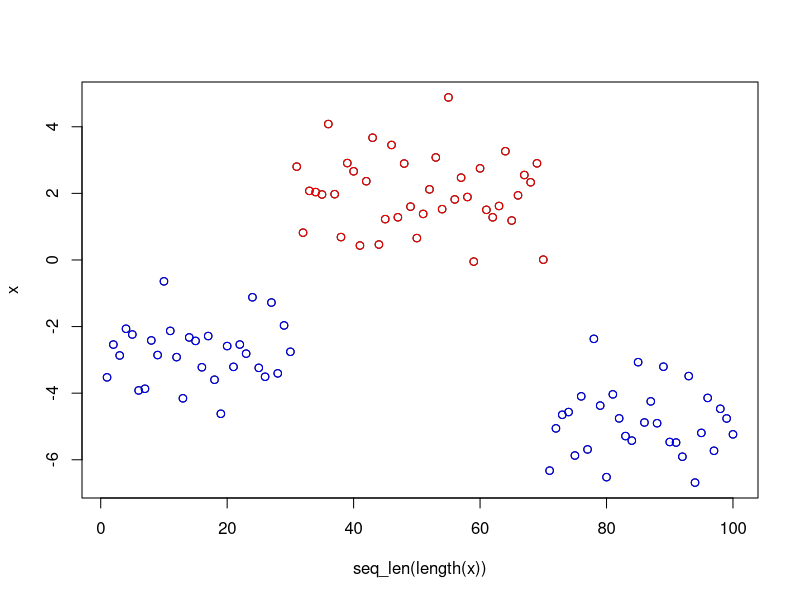

Write the R code that produced this figure.
# split idea - split to minimise some criterion, e.g. total variance for numeric variable
# so lets have X[,j] a numeric variable, and X[i,j] the observations available at any particular
# split within a tree

# then we can propose k distinct splits, sampled at random from e.g. runif( 1, min(X[i,j]), max(X[i,j]) )
# (which is similar to what we already do for completely random splits)
# but select the 'best' split by e.g. a minimal variance criterion. would this work?

x <- c( rnorm(30, - 3), rnorm(40, 2), rnorm(30, -5))
# x <- (10-(((-49:50)/20) ^2) + rnorm(100))

# set k = 5
splits <- runif( 5, min(x), max(x) )
# evaluate all splits - they create subgroups so we can see variance within subgroups
subgroup_variance <- function( x, split ) {
  lower <- x[ x <= split ]
  upper <- x[ x > split ]
  sum(var(lower),var(upper), na.rm = TRUE)
}

variances <- purrr::map_dbl( splits, ~ subgroup_variance(x, .x))

min_split <- splits[which.min(variances)]

plot(seq_len(length(x)), x)
points( seq_len(length(x))[x <= min_split ], x[ x <= min_split ], col = "blue" )
points( seq_len(length(x))[x > min_split ], x[ x > min_split ], col = "red" )

# for categorcals it might make sense to propose e.g. k groupings... and select the
# most balanced one?

subsample_level_proposals <- function( x, k = 5 ) {
  unique_levels <- unique(x)
  replicate( n = k, {
    # randomly permute all levels
    permutation <- sample(unique_levels, length(unique_levels))
    # find 'position' of rule
    # sample a single level - ensure this is not the rightmost one
    position <- ceiling(stats::runif(1, 0, length(permutation)))
    left_group <- permutation[seq_len(length(permutation)) <= position]
    right_group <- permutation[seq_len(length(permutation)) > position]
    list( left_group, right_group )
  }, simplify = FALSE)
}

subgroup_level_distribution <- function( x, subgroup_left, subgroup_right ) {
  abs( sum(x %in% subgroup_left) - sum(x %in% subgroup_right))
}

find_rule_selfsup <- function(X, row_id, column, k = 5) {

  mia <- is.na( X[row_id, column] )
  row_id <- row_id[!mia]
  if( length(row_id) == 0 ) {
    return(
      list(
        column = column,
        rule = NULL,
        left = NULL,
        right = NULL,
        mia_dir = NULL
      )
    )
  }

  # numeric rules
  if (is.numeric(X[, column])) {
    left_rule <- min(X[row_id, column])
    right_rule <- max(X[row_id, column] )

    rule <- stats::runif(k, left_rule, right_rule)
    rule_selected <- which.min( sapply( X[row_id,column], subgroup_variance) )
    rule <- rule[rule_selected]

    left <- row_id[X[row_id, column] <= rule]
    right <- row_id[X[row_id, column] > rule]

    rule <- list(
      left = c(left_rule, rule),
      right = c(rule, right_rule)
    )
  } else {

    sampled_level_groups <- subsample_level_proposals( X[row_id, column], k)
    least_disparate_dist <- which.min(sapply( sampled_level_groups,
                      function( i ) {
                        subgroup_level_distribution(X[row_id, column], i[[1]], i[[2]]) }))
    left_rule <- sampled_level_groups[[least_disparate_dist]][[1]]
    right_rule <- sampled_level_groups[[least_disparate_dist]][[2]]
    left <- row_id[X[row_id, column] %in% left_rule]
    right <- row_id[X[row_id, column] %in% right_rule]
    rule <- list(
      left = left_rule,
      right = right_rule
    )
  }
  mia_dir <- rbinom( 1, 1, 0.5 )
  # either send mia observations left or right, with equal probability
  if(  mia_dir == TRUE ) {
    # 1 is for right
    right <- c(right, which(mia))
  }
  else {
    # 0 is for left
    left <- c(left, which(mia))
  }

  list(
    column = column,
    rule = rule,
    left = left,
    right = right,
    mia_dir = mia_dir
  )
}


